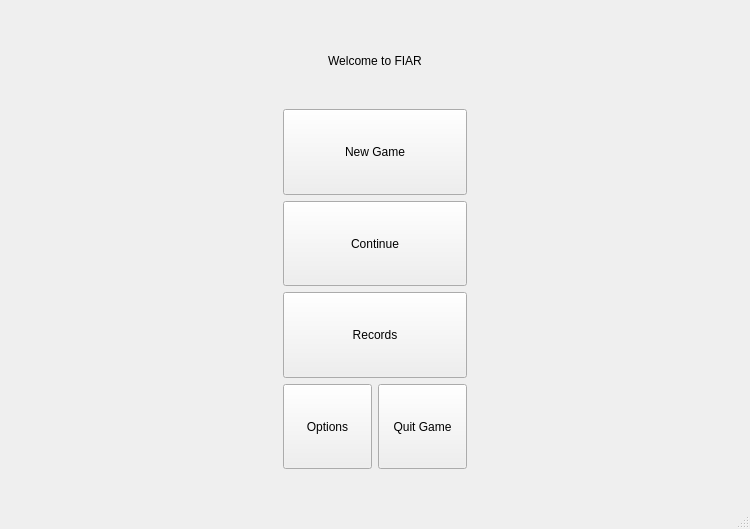
<?xml version="1.0" encoding="UTF-8"?>
<ui version="4.0">
 <class>MainWindow</class>
 <widget class="QMainWindow" name="MainWindow">
  <property name="geometry">
   <rect>
    <x>0</x>
    <y>0</y>
    <width>750</width>
    <height>529</height>
   </rect>
  </property>
  <property name="sizePolicy">
   <sizepolicy hsizetype="Preferred" vsizetype="Preferred">
    <horstretch>0</horstretch>
    <verstretch>0</verstretch>
   </sizepolicy>
  </property>
  <property name="minimumSize">
   <size>
    <width>600</width>
    <height>400</height>
   </size>
  </property>
  <property name="maximumSize">
   <size>
    <width>1000</width>
    <height>1000</height>
   </size>
  </property>
  <property name="windowTitle">
   <string>MainWindow</string>
  </property>
  <widget class="QWidget" name="centralwidget">
   <property name="sizePolicy">
    <sizepolicy hsizetype="Preferred" vsizetype="Preferred">
     <horstretch>0</horstretch>
     <verstretch>0</verstretch>
    </sizepolicy>
   </property>
   <property name="maximumSize">
    <size>
     <width>1000</width>
     <height>1000</height>
    </size>
   </property>
   <layout class="QGridLayout" name="central_widget">
    <item row="0" column="0">
     <widget class="QStackedWidget" name="stackedWidget">
      <property name="sizePolicy">
       <sizepolicy hsizetype="Expanding" vsizetype="Expanding">
        <horstretch>0</horstretch>
        <verstretch>0</verstretch>
       </sizepolicy>
      </property>
      <property name="currentIndex">
       <number>3</number>
      </property>
      <widget class="QWidget" name="Play">
       <layout class="QGridLayout" name="play_layout">
        <item row="6" column="1">
         <layout class="QHBoxLayout" name="horizontalLayout">
          <item>
           <widget class="QPushButton" name="pushButton_6">
            <property name="text">
             <string>Save</string>
            </property>
           </widget>
          </item>
          <item>
           <widget class="QPushButton" name="Play_MainMenu">
            <property name="text">
             <string>Main Menu</string>
            </property>
           </widget>
          </item>
         </layout>
        </item>
        <item row="5" column="1">
         <spacer name="verticalSpacer">
          <property name="orientation">
           <enum>Qt::Vertical</enum>
          </property>
          <property name="sizeHint" stdset="0">
           <size>
            <width>20</width>
            <height>249</height>
           </size>
          </property>
         </spacer>
        </item>
        <item row="2" column="1">
         <layout class="QHBoxLayout" name="horizontalLayout_2">
          <item>
           <widget class="QLabel" name="label_6">
            <property name="text">
             <string>x :</string>
            </property>
            <property name="alignment">
             <set>Qt::AlignRight|Qt::AlignTrailing|Qt::AlignVCenter</set>
            </property>
           </widget>
          </item>
          <item>
           <widget class="QSpinBox" name="spinBox"/>
          </item>
          <item>
           <widget class="QLabel" name="label_7">
            <property name="text">
             <string>y :</string>
            </property>
            <property name="alignment">
             <set>Qt::AlignRight|Qt::AlignTrailing|Qt::AlignVCenter</set>
            </property>
           </widget>
          </item>
          <item>
           <widget class="QSpinBox" name="spinBox_2"/>
          </item>
         </layout>
        </item>
        <item row="4" column="1">
         <widget class="QPushButton" name="pushButton_8">
          <property name="text">
           <string>Undo</string>
          </property>
         </widget>
        </item>
        <item row="1" column="1">
         <layout class="QHBoxLayout" name="horizontalLayout_3">
          <item>
           <widget class="QLabel" name="label_5">
            <property name="text">
             <string>Next move by:</string>
            </property>
            <property name="alignment">
             <set>Qt::AlignRight|Qt::AlignTrailing|Qt::AlignVCenter</set>
            </property>
           </widget>
          </item>
          <item>
           <widget class="QTextEdit" name="textEdit">
            <property name="sizePolicy">
             <sizepolicy hsizetype="Preferred" vsizetype="Preferred">
              <horstretch>0</horstretch>
              <verstretch>0</verstretch>
             </sizepolicy>
            </property>
            <property name="maximumSize">
             <size>
              <width>50</width>
              <height>30</height>
             </size>
            </property>
            <property name="html">
             <string>&lt;!DOCTYPE HTML PUBLIC &quot;-//W3C//DTD HTML 4.0//EN&quot; &quot;http://www.w3.org/TR/REC-html40/strict.dtd&quot;&gt;
&lt;html&gt;&lt;head&gt;&lt;meta name=&quot;qrichtext&quot; content=&quot;1&quot; /&gt;&lt;style type=&quot;text/css&quot;&gt;
p, li { white-space: pre-wrap; }
&lt;/style&gt;&lt;/head&gt;&lt;body style=&quot; font-family:'Sans Serif'; font-size:9pt; font-weight:400; font-style:normal;&quot;&gt;
&lt;p style=&quot; margin-top:0px; margin-bottom:0px; margin-left:0px; margin-right:0px; -qt-block-indent:0; text-indent:0px;&quot;&gt;Red&lt;/p&gt;&lt;/body&gt;&lt;/html&gt;</string>
            </property>
           </widget>
          </item>
         </layout>
        </item>
        <item row="3" column="1">
         <widget class="QPushButton" name="pushButton_7">
          <property name="text">
           <string>Move</string>
          </property>
         </widget>
        </item>
        <item row="0" column="1">
         <widget class="QLabel" name="label_8">
          <property name="text">
           <string>PvP Mode</string>
          </property>
          <property name="alignment">
           <set>Qt::AlignCenter</set>
          </property>
         </widget>
        </item>
        <item row="0" column="0" rowspan="7">
         <widget class="QWidget" name="mplwindow_3" native="true">
          <property name="sizePolicy">
           <sizepolicy hsizetype="Expanding" vsizetype="Preferred">
            <horstretch>0</horstretch>
            <verstretch>0</verstretch>
           </sizepolicy>
          </property>
          <property name="toolTipDuration">
           <number>-22</number>
          </property>
          <layout class="QVBoxLayout" name="mplvl_3"/>
         </widget>
        </item>
       </layout>
      </widget>
      <widget class="QWidget" name="Viewer">
       <layout class="QGridLayout" name="viewer_layout">
        <item row="0" column="0" rowspan="3">
         <widget class="QWidget" name="mplwindow_2" native="true">
          <property name="sizePolicy">
           <sizepolicy hsizetype="Expanding" vsizetype="Preferred">
            <horstretch>0</horstretch>
            <verstretch>0</verstretch>
           </sizepolicy>
          </property>
          <property name="toolTipDuration">
           <number>-22</number>
          </property>
          <layout class="QVBoxLayout" name="mplvl_2"/>
         </widget>
        </item>
        <item row="0" column="1" colspan="2" alignment="Qt::AlignHCenter">
         <widget class="QCheckBox" name="checkBox">
          <property name="text">
           <string>Toggle Overlay</string>
          </property>
         </widget>
        </item>
        <item row="1" column="1" colspan="2" alignment="Qt::AlignHCenter">
         <widget class="QLabel" name="label_4">
          <property name="text">
           <string>Step Through Game</string>
          </property>
         </widget>
        </item>
        <item row="2" column="1">
         <widget class="QPushButton" name="BackButton">
          <property name="text">
           <string>Backwards</string>
          </property>
         </widget>
        </item>
        <item row="2" column="2">
         <widget class="QPushButton" name="pushButton_2">
          <property name="text">
           <string>Forwards</string>
          </property>
         </widget>
        </item>
        <item row="3" column="0" rowspan="3">
         <widget class="QWidget" name="mplwindow" native="true">
          <property name="sizePolicy">
           <sizepolicy hsizetype="Expanding" vsizetype="Preferred">
            <horstretch>0</horstretch>
            <verstretch>0</verstretch>
           </sizepolicy>
          </property>
          <property name="toolTipDuration">
           <number>-22</number>
          </property>
          <layout class="QVBoxLayout" name="mplvl"/>
         </widget>
        </item>
        <item row="3" column="1" colspan="2">
         <widget class="QLabel" name="label_3">
          <property name="text">
           <string>Recorded Games</string>
          </property>
         </widget>
        </item>
        <item row="4" column="1" colspan="2">
         <widget class="QListWidget" name="mplfigs">
          <property name="sizePolicy">
           <sizepolicy hsizetype="Maximum" vsizetype="Expanding">
            <horstretch>0</horstretch>
            <verstretch>0</verstretch>
           </sizepolicy>
          </property>
          <property name="maximumSize">
           <size>
            <width>200</width>
            <height>16777215</height>
           </size>
          </property>
         </widget>
        </item>
        <item row="5" column="1">
         <widget class="QPushButton" name="pushButton_5">
          <property name="text">
           <string>Play Current</string>
          </property>
         </widget>
        </item>
        <item row="5" column="2">
         <widget class="QPushButton" name="Viewer_MainMenu">
          <property name="text">
           <string>Main Menu</string>
          </property>
         </widget>
        </item>
       </layout>
      </widget>
      <widget class="QWidget" name="SavedGames">
       <layout class="QGridLayout" name="saved_games_layout">
        <item row="4" column="0">
         <widget class="QPushButton" name="Save2">
          <property name="sizePolicy">
           <sizepolicy hsizetype="Minimum" vsizetype="Expanding">
            <horstretch>0</horstretch>
            <verstretch>0</verstretch>
           </sizepolicy>
          </property>
          <property name="text">
           <string>Save Slot 2</string>
          </property>
         </widget>
        </item>
        <item row="2" column="0">
         <widget class="QPushButton" name="Autosave">
          <property name="sizePolicy">
           <sizepolicy hsizetype="Minimum" vsizetype="Expanding">
            <horstretch>0</horstretch>
            <verstretch>0</verstretch>
           </sizepolicy>
          </property>
          <property name="text">
           <string>Autosave</string>
          </property>
         </widget>
        </item>
        <item row="3" column="0">
         <widget class="QPushButton" name="Save1">
          <property name="sizePolicy">
           <sizepolicy hsizetype="Minimum" vsizetype="Expanding">
            <horstretch>0</horstretch>
            <verstretch>0</verstretch>
           </sizepolicy>
          </property>
          <property name="text">
           <string>Save Slot 1</string>
          </property>
         </widget>
        </item>
        <item row="5" column="0">
         <widget class="QPushButton" name="Save3">
          <property name="sizePolicy">
           <sizepolicy hsizetype="Minimum" vsizetype="Expanding">
            <horstretch>0</horstretch>
            <verstretch>0</verstretch>
           </sizepolicy>
          </property>
          <property name="text">
           <string>Save Slot 3</string>
          </property>
         </widget>
        </item>
        <item row="0" column="0">
         <widget class="QLabel" name="label_2">
          <property name="sizePolicy">
           <sizepolicy hsizetype="Preferred" vsizetype="Expanding">
            <horstretch>0</horstretch>
            <verstretch>0</verstretch>
           </sizepolicy>
          </property>
          <property name="text">
           <string>Saved Games</string>
          </property>
          <property name="alignment">
           <set>Qt::AlignCenter</set>
          </property>
         </widget>
        </item>
        <item row="6" column="0" alignment="Qt::AlignRight">
         <widget class="QPushButton" name="Saves_MainMenu">
          <property name="text">
           <string>Main Menu</string>
          </property>
         </widget>
        </item>
       </layout>
      </widget>
      <widget class="QWidget" name="MainMenu">
       <property name="sizePolicy">
        <sizepolicy hsizetype="Expanding" vsizetype="Expanding">
         <horstretch>0</horstretch>
         <verstretch>0</verstretch>
        </sizepolicy>
       </property>
       <layout class="QGridLayout" name="main_menu_layout">
        <item row="0" column="1" colspan="2">
         <widget class="QLabel" name="label">
          <property name="sizePolicy">
           <sizepolicy hsizetype="Expanding" vsizetype="Expanding">
            <horstretch>0</horstretch>
            <verstretch>0</verstretch>
           </sizepolicy>
          </property>
          <property name="maximumSize">
           <size>
            <width>16777215</width>
            <height>100</height>
           </size>
          </property>
          <property name="layoutDirection">
           <enum>Qt::LeftToRight</enum>
          </property>
          <property name="text">
           <string>Welcome to FIAR</string>
          </property>
          <property name="alignment">
           <set>Qt::AlignCenter</set>
          </property>
         </widget>
        </item>
        <item row="1" column="1" colspan="2">
         <widget class="QPushButton" name="NewGame">
          <property name="sizePolicy">
           <sizepolicy hsizetype="Expanding" vsizetype="Expanding">
            <horstretch>0</horstretch>
            <verstretch>0</verstretch>
           </sizepolicy>
          </property>
          <property name="minimumSize">
           <size>
            <width>0</width>
            <height>0</height>
           </size>
          </property>
          <property name="maximumSize">
           <size>
            <width>1000</width>
            <height>100</height>
           </size>
          </property>
          <property name="layoutDirection">
           <enum>Qt::LeftToRight</enum>
          </property>
          <property name="text">
           <string>New Game</string>
          </property>
         </widget>
        </item>
        <item row="2" column="1" colspan="2">
         <widget class="QPushButton" name="Continue">
          <property name="sizePolicy">
           <sizepolicy hsizetype="Expanding" vsizetype="Expanding">
            <horstretch>0</horstretch>
            <verstretch>0</verstretch>
           </sizepolicy>
          </property>
          <property name="maximumSize">
           <size>
            <width>1000</width>
            <height>100</height>
           </size>
          </property>
          <property name="text">
           <string>Continue</string>
          </property>
         </widget>
        </item>
        <item row="3" column="1" colspan="2">
         <widget class="QPushButton" name="Records">
          <property name="sizePolicy">
           <sizepolicy hsizetype="Expanding" vsizetype="Expanding">
            <horstretch>0</horstretch>
            <verstretch>0</verstretch>
           </sizepolicy>
          </property>
          <property name="maximumSize">
           <size>
            <width>1000</width>
            <height>100</height>
           </size>
          </property>
          <property name="layoutDirection">
           <enum>Qt::LeftToRight</enum>
          </property>
          <property name="text">
           <string>Records</string>
          </property>
         </widget>
        </item>
        <item row="4" column="1">
         <widget class="QPushButton" name="Options">
          <property name="sizePolicy">
           <sizepolicy hsizetype="Expanding" vsizetype="Expanding">
            <horstretch>0</horstretch>
            <verstretch>0</verstretch>
           </sizepolicy>
          </property>
          <property name="maximumSize">
           <size>
            <width>500</width>
            <height>100</height>
           </size>
          </property>
          <property name="text">
           <string>Options</string>
          </property>
         </widget>
        </item>
        <item row="4" column="2">
         <widget class="QPushButton" name="QuitGame">
          <property name="sizePolicy">
           <sizepolicy hsizetype="Expanding" vsizetype="Expanding">
            <horstretch>0</horstretch>
            <verstretch>0</verstretch>
           </sizepolicy>
          </property>
          <property name="maximumSize">
           <size>
            <width>500</width>
            <height>100</height>
           </size>
          </property>
          <property name="text">
           <string>Quit Game</string>
          </property>
         </widget>
        </item>
        <item row="5" column="0">
         <spacer name="horizontalSpacer_2">
          <property name="orientation">
           <enum>Qt::Horizontal</enum>
          </property>
          <property name="sizeHint" stdset="0">
           <size>
            <width>265</width>
            <height>20</height>
           </size>
          </property>
         </spacer>
        </item>
        <item row="5" column="3">
         <spacer name="horizontalSpacer">
          <property name="orientation">
           <enum>Qt::Horizontal</enum>
          </property>
          <property name="sizeHint" stdset="0">
           <size>
            <width>265</width>
            <height>20</height>
           </size>
          </property>
         </spacer>
        </item>
       </layout>
      </widget>
     </widget>
    </item>
   </layout>
  </widget>
  <widget class="QMenuBar" name="menubar">
   <property name="geometry">
    <rect>
     <x>0</x>
     <y>0</y>
     <width>750</width>
     <height>23</height>
    </rect>
   </property>
  </widget>
  <widget class="QStatusBar" name="statusbar"/>
 </widget>
 <resources/>
 <connections>
  <connection>
   <sender>QuitGame</sender>
   <signal>clicked()</signal>
   <receiver>MainWindow</receiver>
   <slot>close()</slot>
   <hints>
    <hint type="sourcelabel">
     <x>122</x>
     <y>152</y>
    </hint>
    <hint type="destinationlabel">
     <x>231</x>
     <y>162</y>
    </hint>
   </hints>
  </connection>
 </connections>
</ui>
